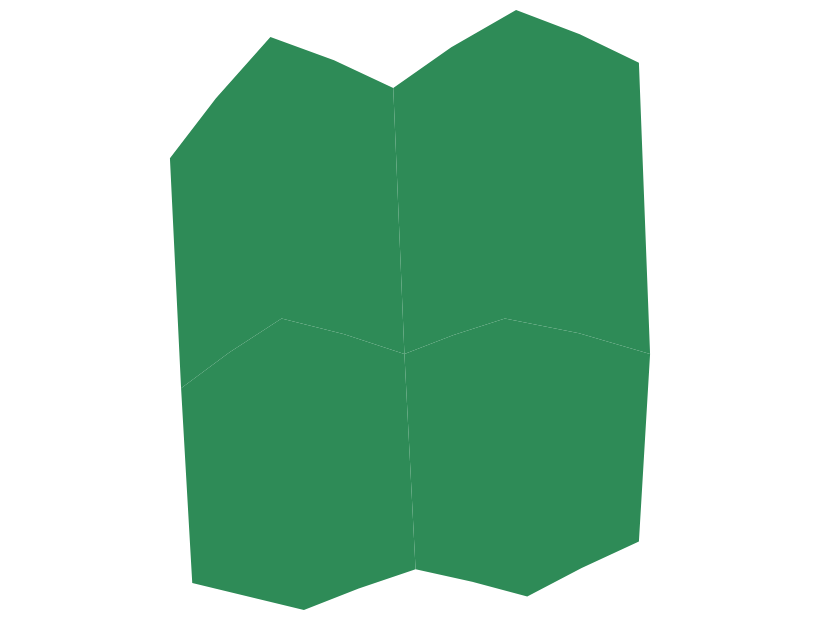

Describe this chart as a Vega-Lite specification.
### Vega-Lite specification from a JSON file in a GitHub repository (floating-point values rounded to 4 significant figures)
{"$schema": "https://vega.github.io/schema/vega-lite/v6.json", "description": "vega-lite gives a geo unit (no x/y) a group style that config.view does not reach, so the config is ignored: an engine that paints the view background fails", "padding": 5, "autosize": "none", "width": 400, "height": 300, "config": {"view": {"stroke": "black", "fill": "#f0f0f0"}}, "data": {"values": {"type": "FeatureCollection", "features": [{"type": "Feature", "properties": {"name": "west", "value": 3, "cat": "a"}, "geometry": {"type": "Polygon", "coordinates": [[[-11, 48], [-2, 52], [9, 50], [10, 36], [0, 33], [-10, 35], [-11, 48]]]}}, {"type": "Feature", "properties": {"name": "east", "value": 5, "cat": "b"}, "geometry": {"type": "Polygon", "coordinates": [[[9, 50], [18, 52], [31, 50], [30, 38], [20, 34], [10, 36], [9, 50]]]}}, {"type": "Feature", "properties": {"name": "north-west", "value": 2, "cat": "a"}, "geometry": {"type": "Polygon", "coordinates": [[[-12, 60], [-3, 65], [8, 63], [9, 50], [-2, 52], [-11, 48], [-12, 60]]]}}, {"type": "Feature", "properties": {"name": "north-east", "value": 8, "cat": "b"}, "geometry": {"type": "Polygon", "coordinates": [[[8, 63], [19, 66], [30, 64], [31, 50], [18, 52], [9, 50], [8, 63]]]}}]}, "format": {"property": "features"}}, "projection": {"type": "mercator"}, "mark": {"type": "geoshape", "fill": "seagreen"}}
